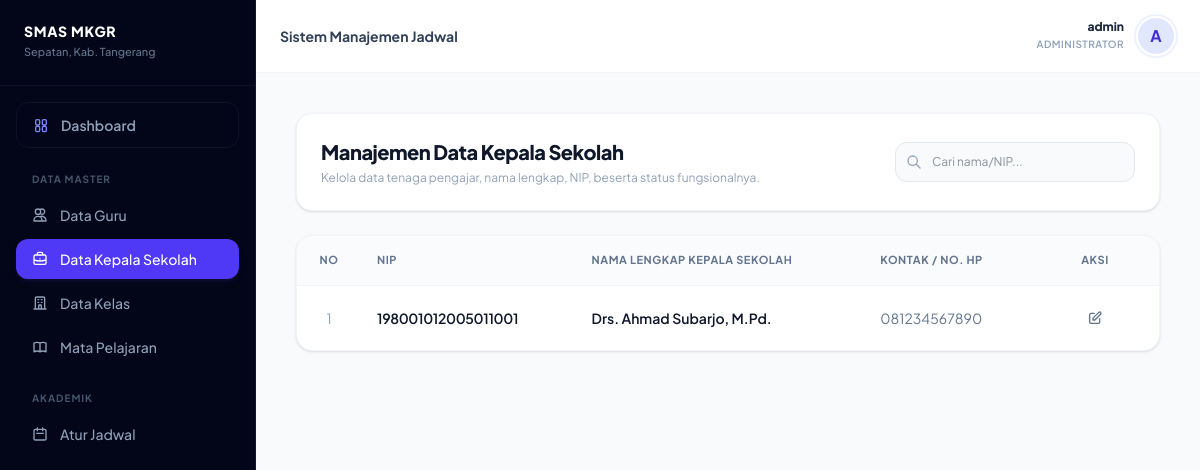
The page /kepsek.php (signed in) on the database its author committed.
### tables this page shows
CREATE TABLE `kepalasekolah` (
  `id` int NOT NULL AUTO_INCREMENT,
  `id_user` int DEFAULT NULL,
  `nip` varchar(50) DEFAULT NULL,
  `nama_kepsek` varchar(100) NOT NULL,
  `kontak` varchar(20) DEFAULT NULL,
  PRIMARY KEY (`id`)
);

### kepsek.php (the view, shortened to what this page needs)
<?php
require_once 'config/database.php';
$search = isset($_GET['q']) ? mysqli_real_escape_string($db, trim($_GET['q'])) : '';
$whereClause = "";
$query = mysqli_query($db, "SELECT kepalasekolah.*, user.username FROM kepalasekolah LEFT JOIN user ON kepalasekolah.id_user = user.id $whereClause ORDER BY kepalasekolah.id DESC");
?>
<!DOCTYPE html>
<html lang="en" class="h-full bg-slate-50">
<head>
    <link href="css/output.css" rel="stylesheet">
</head>
<body class="h-full antialiased text-slate-800 bg-slate-50/50">
    <div class="flex min-h-screen">
        <?php include 'includes/sidebar.php'; ?>
        <div class="flex-1 min-w-0 h-screen overflow-y-auto bg-slate-50/30 relative">
            <?php include 'includes/header.php'; ?>
            <div class="p-6 md:p-10 space-y-6 max-w-[1600px] mx-auto">
                <div class="flex flex-col sm:flex-row sm:items-center sm:justify-between gap-4 bg-white p-6 rounded-2xl border border-slate-100 shadow-sm">
                    <div>
                        <h2 class="text-xl font-extrabold text-slate-900 tracking-tight">Manajemen Data Kepala Sekolah</h2>
                        <p class="text-xs text-slate-400 mt-1">Kelola data tenaga pengajar, nama lengkap, NIP, beserta status fungsionalnya.</p>
                    </div>
                    <div class="flex items-center gap-3">
                        <form method="GET" action="" style="position:relative;">
                            <input type="text" name="q" value="<?= htmlspecialchars($search) ?>" placeholder="Cari nama/NIP..." style="padding: 10px 36px 10px 36px; background:#f8fafc; border:1px solid #e2e8f0; border-radius:12px; font-size:12px; outline:none; width:240px; font-family:inherit; color:#1e293b; transition: border-color .2s, background .2s;" onfocus="this.style.background='#fff';this.style.borderColor='#1e293b'" onblur="this.style.background='#f8fafc';this.style.borderColor='#e2e8f0'">
                        </form>
                    </div>
                </div>
                <div class="bg-white rounded-2xl border border-slate-100 shadow-sm overflow-hidden">
                    <div class="overflow-x-auto w-full">
                        <table class="w-full text-left border-collapse">
                            <thead>
                                <tr class="bg-slate-50/70 border-b border-slate-100">
                                    <th class="p-4 text-[11px] font-bold text-slate-500 uppercase tracking-wider w-16 text-center">No</th>
                                    <th class="p-4 text-[11px] font-bold text-slate-500 uppercase tracking-wider">NIP</th>
                                    <th class="p-4 text-[11px] font-bold text-slate-500 uppercase tracking-wider">Nama Lengkap Kepala Sekolah</th>
                                    <th class="p-4 text-[11px] font-bold text-slate-500 uppercase tracking-wider">Kontak / No. HP</th>
                                    <th class="p-4 text-[11px] font-bold text-slate-500 uppercase tracking-wider w-32 text-center">Aksi</th>
                                </tr>
                            </thead>
                            <tbody class="divide-y divide-slate-100 text-sm text-slate-700 font-medium">
                                <?php
                                $no = 1;
                                while ($row = mysqli_fetch_assoc($query)) :
                                ?>
                                    <tr class="hover:bg-slate-50/40 transition-colors">
                                        <td class="p-4 text-center text-slate-400 font-normal"><?= $no++; ?></td>
                                        <td class="p-4 text-slate-900 font-semibold tracking-tight"><?= $row['nip']; ?></td>
                                        <td class="p-4">
                                            <div class="text-slate-900 font-semibold"><?= htmlspecialchars($row['nama_kepsek'] ?? '-'); ?></div>
                                        </td>
                                        <td class="p-4 text-slate-500 font-normal"><?= $row['kontak']; ?></td>
                                        <td class="p-4 text-center">
                                            <div class="flex items-center justify-center gap-2">
                                                <a href="edit_kepsek.php?id=<?= $row['id']; ?>" class="p-2 text-slate-500 hover:text-indigo-600 hover:bg-indigo-50 rounded-lg transition-all" title="Edit">
                                                    <svg class="w-4 h-4" fill="none" stroke="currentColor" viewBox="0 0 24 24">
                                                        <path stroke-linecap="round" stroke-linejoin="round" stroke-width="2" d="M11 5H6a2 2 0 00-2 2v11a2 2 0 002 2h11a2 2 0 002-2v-5m-1.414-9.414a2 2 0 112.828 2.828L11.828 15H9v-2.828l8.586-8.586z"></path>
                                                    </svg>
                                                </a>
                                            </div>
                                        </td>
                                    </tr>
                                <?php endwhile; ?>
                            </tbody>
                        </table>
                    </div>
                </div>
            </div>
        </div>
    </div>
</body>
</html>

### kepsek.php (style rules this page uses)
body { font-family: 'Plus Jakarta Sans', sans-serif; }

### rows shown on the page
kepalasekolah: nip "198001012005011001", nama_kepsek "Drs. Ahmad Subarjo, M.Pd.", kontak "081234567890"

### other values the page prints
$username "admin"
$role_display "ADMINISTRATOR"
substr($username, 0, 1) "A"
